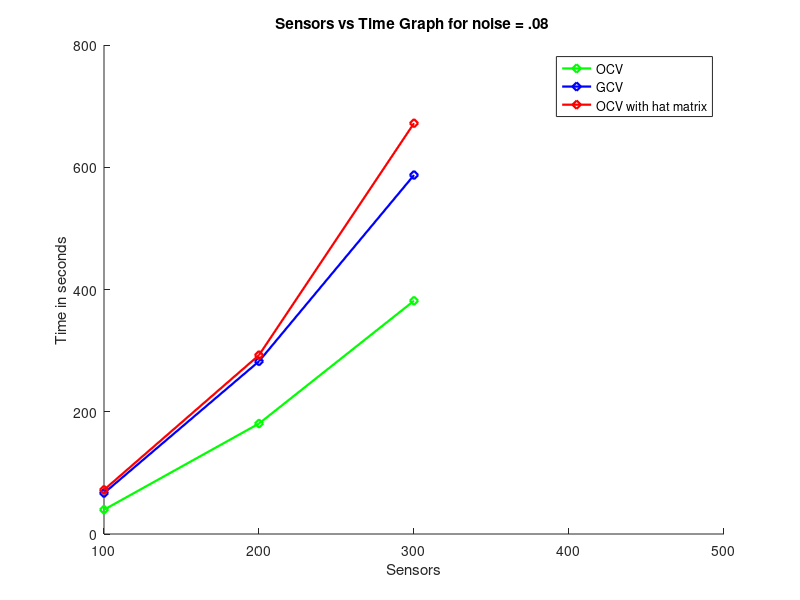
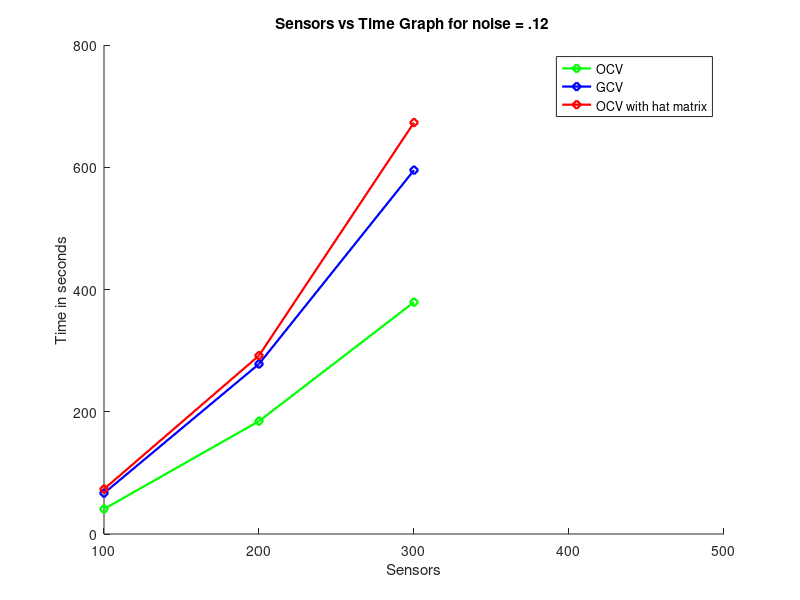
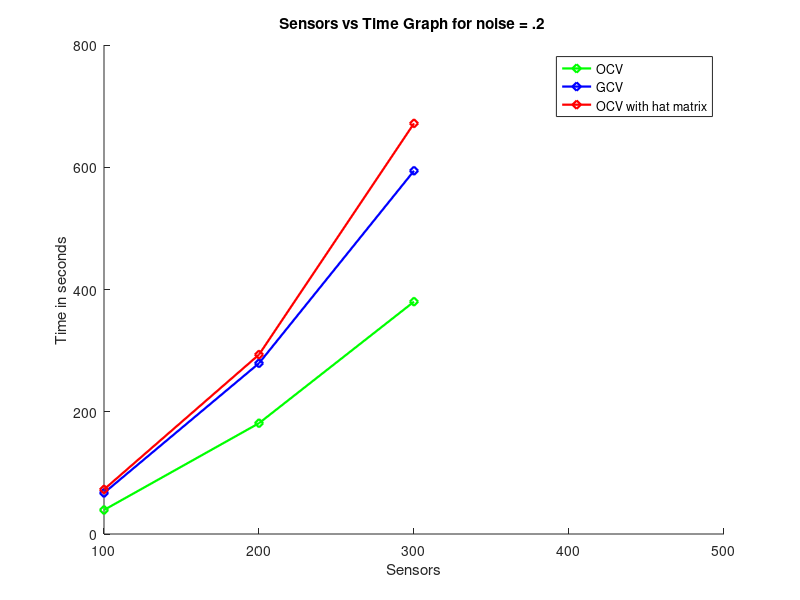

MATLAB code for these plots, in order:
%TIME AND Sensor graph

figure(1)
x = [100 ,200,300]
y= [39.722 , 180.67 , 381.55]
hold on
plot (x,y,'d-g','LineWidth',1.6 );
xlabel('Sensors')
ylabel('Time in seconds');
title ( 'Sensors vs Time Graph for noise = .08 ')
y= [66.91 , 282.51 , 587.21]
hold on
plot (x,y,'d-b','LineWidth',1.6 );
hold on
y= [72.22 , 292.62 , 672.03]
plot (x,y,'d-r','LineWidth',1.6 );
axis([100 500 0 800 ])

legend('OCV','GCV','OCV with hat matrix');

figure (2)

x = [100 ,200,300]
y= [40.86 , 184.61 , 379.26]
hold on
plot (x,y,'d-g','LineWidth',1.6 );
xlabel('Sensors')
ylabel('Time in seconds');
title ( 'Sensors vs Time Graph for noise = .12 ')
y= [66.76 , 278.18 , 595.24]
hold on
plot (x,y,'d-b','LineWidth',1.6 );
hold on
y= [73.45 , 291.89 , 673.14]
plot (x,y,'d-r','LineWidth',1.6 );
axis([100 500 0 800 ])

legend('OCV','GCV','OCV with hat matrix');

figure (3)

x = [100 ,200,300]
y= [39.29 , 181.27 , 380.1]
hold on
plot (x,y,'d-g','LineWidth',1.6 );
xlabel('Sensors')
ylabel('Time in seconds');
title ( 'Sensors vs Time Graph for noise = .2 ')
y= [67.166 , 279.34 , 594.23]
hold on
plot (x,y,'d-b','LineWidth',1.6 );
hold on
y= [72.89 , 293.47 , 671.79]
plot (x,y,'d-r','LineWidth',1.6 );
axis([100 500 0 800 ])

legend('OCV','GCV','OCV with hat matrix');

